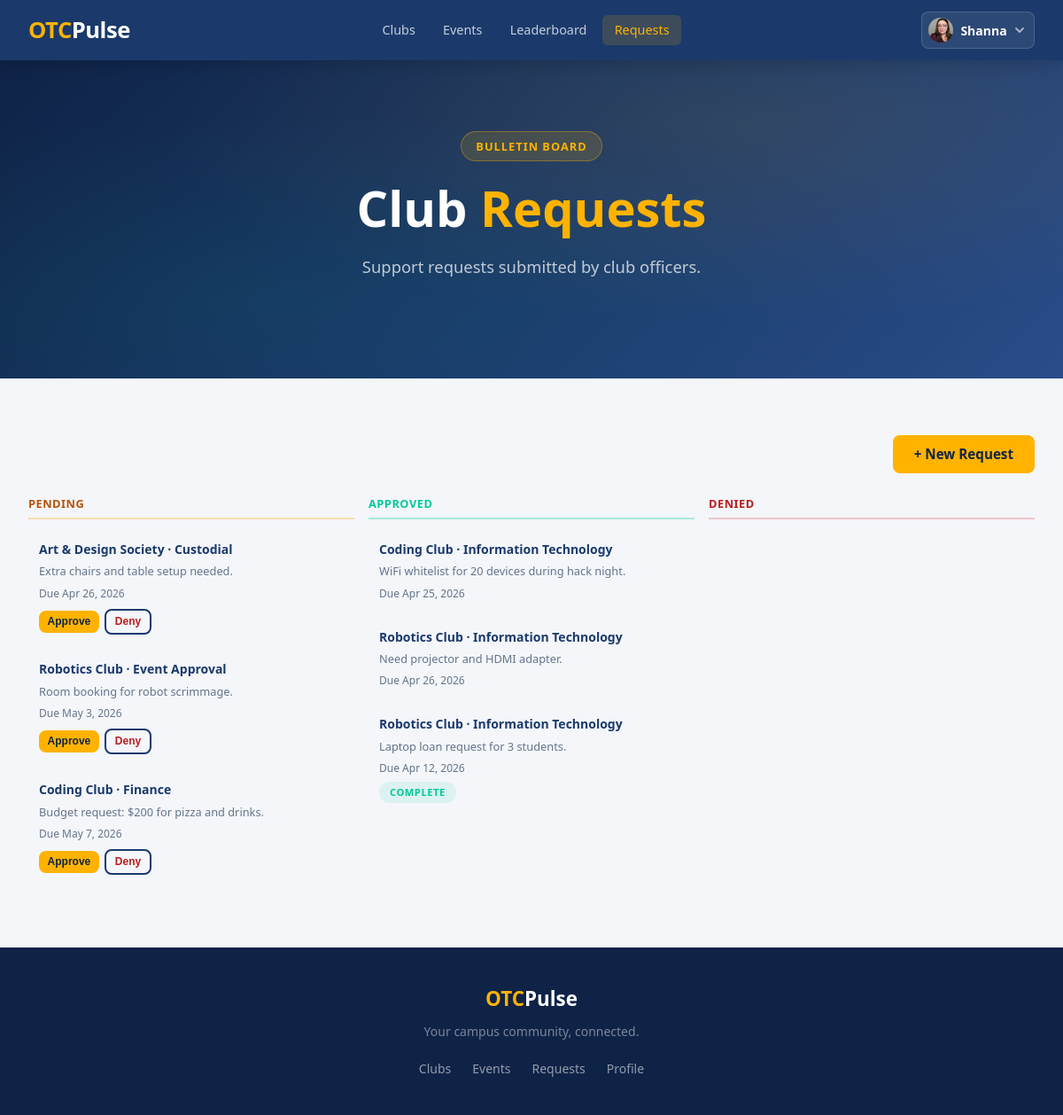
The page /bulletin-board/requests/ (signed in) on the database as committed earlier.
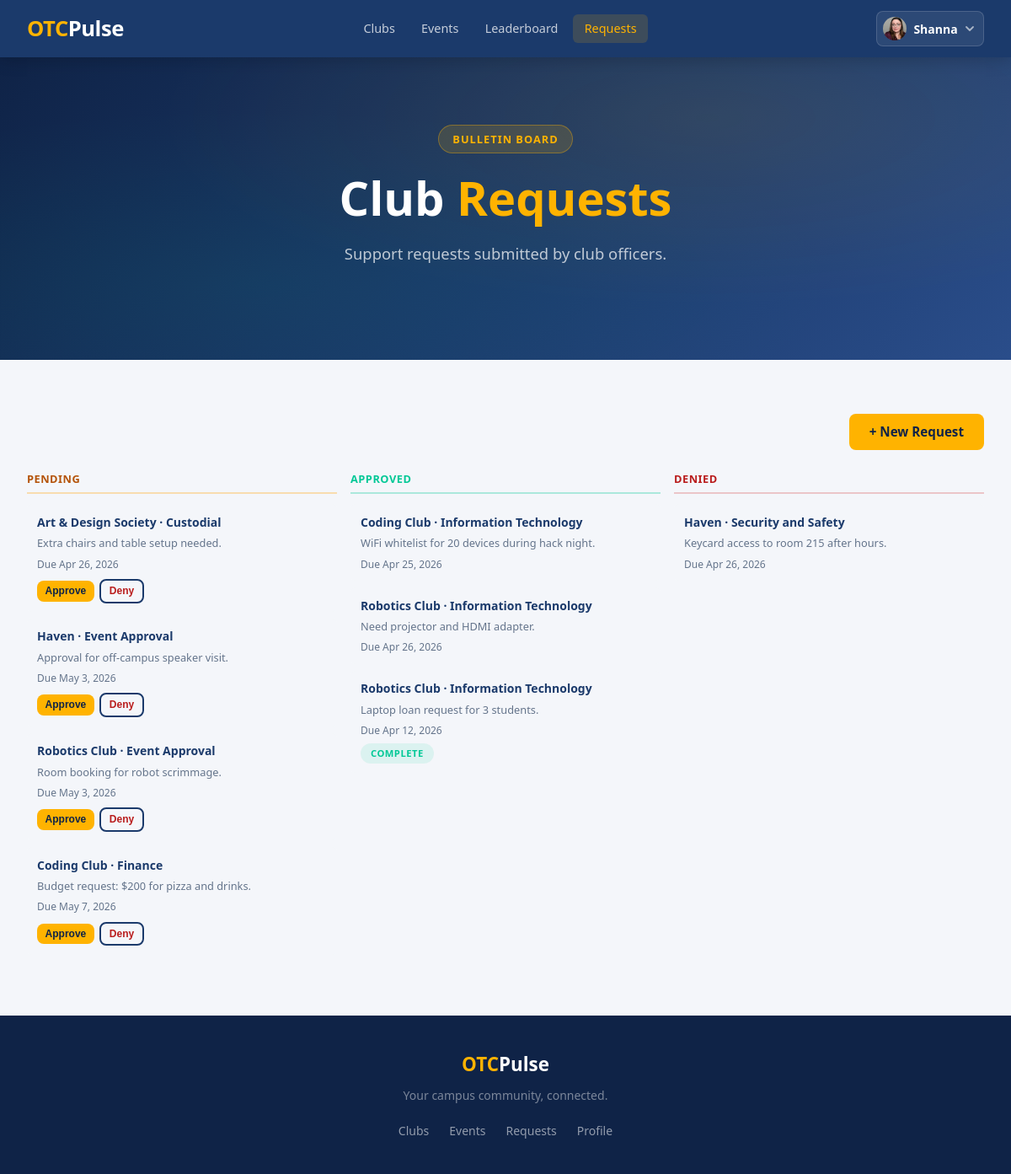
The same page on the database as committed later.
### bulletin_board/models.py (models this page shows)
class Request(models.Model):
    club = models.ForeignKey(
        Club,
        on_delete=models.CASCADE,
        related_name='requests'
    )
    event = models.ForeignKey(
        'clubhouse.Event',
        null=True, blank=True,
        on_delete=models.CASCADE,
        related_name='approval_requests'
    )
    class Type(models.TextChoices):
        IT = 'IT','Information Technology'
        MONEY = 'FINANCE', 'Finance'
        CLEAN = 'CUSTODIAL','Custodial'
        SAFE = 'SECURITY','Security and Safety'
        EVENT = 'EVENT', 'Event Approval'
        OTHER = 'OTHER', 'See notes'
    type = models.CharField(max_length=10, choices=Type.choices)
    notes = models.TextField()
    complete = models.BooleanField(default=False)
    created = models.DateTimeField(auto_now_add=True)
    updated = models.DateTimeField(auto_now=True)
    due_date = models.DateTimeField(default=timezone.now)
    class Approval(models.TextChoices):
        DENIED = 'X','Denied'
        APPROVED = 'O','Approved'
        PENDING = '-','Pending'
    approval_status = models.CharField(max_length=1,choices=Approval.choices, default=Approval.PENDING)

### clubhouse/models.py (models this page shows, shortened)
class Club(models.Model):
    name = models.CharField(max_length=50)
    advisors = models.ManyToManyField(
        Profile,
        related_name='faculty_advisor',
        blank=True,
    )
    officers = models.ManyToManyField(
        Profile,
        related_name='club_officer',
        blank=True,
    )
    description = models.TextField()
    members = models.ManyToManyField(
        Profile,
        related_name ='club_member',
        blank=True,
    )
    slug = models.SlugField(max_length=60, unique=True, blank=True)
    emoji = models.CharField(max_length=10, blank=True, default='🏛️')
    image = models.ImageField(upload_to='club_images/', null=True, blank=True)
    officer_applicants = models.ManyToManyField(
        Profile,
        related_name='officer_applications',
        blank=True,
    )
    approved = models.BooleanField(default=False)
    denied = models.BooleanField(default=False)
    pending_advisor_name = models.CharField(max_length=100, blank=True, default='')
    pending_advisor_email = models.EmailField(blank=True, default='')

### bulletin_board/views.py (the view)
# urls.py: path('requests/', views.request_list, name='request_list'),
@login_required
def request_list(request):
    profile = request.user.profile
    requests = _requests_for_profile(profile)
    is_admin = profile.role == profile.Role.ADMIN
    return render(request, 'bulletin_board/request_list.html', {
        'requests': requests,
        'section': 'bulletin_board',
        'is_admin': is_admin,
    })

### bulletin_board/views.py (called while the page is built)
def _requests_for_profile(profile):
    if profile.role == profile.Role.ADMIN:
        return Request.objects.all().order_by('complete', 'due_date')
    return Request.objects.filter(
        club__in=profile.club_officer.all() | profile.faculty_advisor.all()
    ).order_by('complete', 'due_date')

### bulletin_board/templates/bulletin_board/request_list.html (shortened to what this page needs)
{% extends 'base.html' %}
{% block content %}
<section class="hero hero-short">
    <div class="hero-inner">
        <span class="hero-badge">Bulletin Board</span>
        <h1>Club <span class="highlight">Requests</span></h1>
        <p>Support requests submitted by club officers.</p>
    </div>
</section>
<section class="section">
    <div class="section-inner">
        <div class="flex-end-bar">
            <a href="{% url 'bulletin_board:create_request' %}" class="btn btn-primary">+ New Request</a>
        </div>
        {% if requests %}
            <div class="request-kanban">
                <div>
                    <h3 class="kanban-col-title kanban-col-title-pending">Pending</h3>
                    {% for req in requests %}
                        {% if req.approval_status == '-' %}
                            <div class="request-card">
                                <p class="request-card-title">{{ req.club.name }} · {{ req.get_type_display }}</p>
                                <p class="request-card-notes">{{ req.notes }}</p>
                                <p class="event-meta request-card-due">Due {{ req.due_date|date:"M j, Y" }}</p>
                                {% if is_admin %}
                                <div class="request-action-row">
                                    <form method="post" action="{% url 'bulletin_board:approve_request' req.pk %}">
                                        <button type="submit" class="btn btn-primary btn-xs">Approve</button>
                                    </form>
                                    <form method="post" action="{% url 'bulletin_board:deny_request' req.pk %}">
                                        <button type="submit" class="btn btn-secondary btn-xs btn-danger-text">Deny</button>
                                    </form>
                                </div>
                                {% endif %}
                            </div>
                        {% endif %}
                    {% endfor %}
                </div>
                <div>
                    <h3 class="kanban-col-title kanban-col-title-approved">Approved</h3>
                    {% for req in requests %}
                        {% if req.approval_status == 'O' %}
                            <div class="request-card">
                                <p class="request-card-title">{{ req.club.name }} · {{ req.get_type_display }}</p>
                                <p class="request-card-notes">{{ req.notes }}</p>
                                <p class="event-meta request-card-due">Due {{ req.due_date|date:"M j, Y" }}</p>
                                {% if req.complete %}<span class="profile-role-badge badge-teal badge-sm">Complete</span>{% endif %}
                            </div>
                        {% endif %}
                    {% endfor %}
                </div>
                <div>
                    <h3 class="kanban-col-title kanban-col-title-denied">Denied</h3>
                    {% for req in requests %}
                        {% if req.approval_status == 'X' %}
                            <div class="request-card">
                                <p class="request-card-title">{{ req.club.name }} · {{ req.get_type_display }}</p>
                                <p class="request-card-notes">{{ req.notes }}</p>
                                <p class="event-meta request-card-due">Due {{ req.due_date|date:"M j, Y" }}</p>
                            </div>
                        {% endif %}
                    {% endfor %}
                </div>
            </div>
        {% else %}
            <div class="empty-state">
                <div class="auth-success-icon">📋</div>
                <h3>No requests yet</h3>
                <p>Submit a request using the button above.</p>
            </div>
        {% endif %}
    </div>
</section>
{% endblock %}

Rows that differ between the two databases and show on the page:
added Request: club.name "Haven", type "Event Approval", notes "Approval for off-campus speaker visit.", due_date "May 3, 2026", shown under "PENDING"
added Request: club.name "Haven", type "Security and Safety", notes "Keycard access to room 215 after hours.", due_date "Apr 26, 2026", shown under "DENIED"
